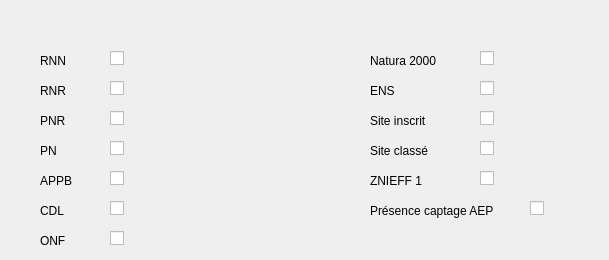
   <widget class="QWidget" name="tab_4">
    <attribute name="title">
     <string>Périmètres écologiques</string>
    </attribute>
    <widget class="QLabel" name="label_42">
     <property name="geometry">
      <rect>
       <x>40</x>
       <y>80</y>
       <width>61</width>
       <height>21</height>
      </rect>
     </property>
     <property name="font">
      <font>
       <weight>50</weight>
       <bold>false</bold>
      </font>
     </property>
     <property name="text">
      <string>RNR</string>
     </property>
    </widget>
    <widget class="QLabel" name="label_44">
     <property name="geometry">
      <rect>
       <x>40</x>
       <y>140</y>
       <width>61</width>
       <height>21</height>
      </rect>
     </property>
     <property name="font">
      <font>
       <weight>50</weight>
       <bold>false</bold>
      </font>
     </property>
     <property name="text">
      <string>PN</string>
     </property>
    </widget>
    <widget class="QLabel" name="label_45">
     <property name="geometry">
      <rect>
       <x>40</x>
       <y>50</y>
       <width>61</width>
       <height>21</height>
      </rect>
     </property>
     <property name="font">
      <font>
       <weight>50</weight>
       <bold>false</bold>
      </font>
     </property>
     <property name="text">
      <string>RNN</string>
     </property>
    </widget>
    <widget class="QLabel" name="label_46">
     <property name="geometry">
      <rect>
       <x>40</x>
       <y>110</y>
       <width>61</width>
       <height>21</height>
      </rect>
     </property>
     <property name="font">
      <font>
       <weight>50</weight>
       <bold>false</bold>
      </font>
     </property>
     <property name="text">
      <string>PNR</string>
     </property>
    </widget>
    <widget class="QLabel" name="label_47">
     <property name="geometry">
      <rect>
       <x>40</x>
       <y>200</y>
       <width>61</width>
       <height>21</height>
      </rect>
     </property>
     <property name="font">
      <font>
       <weight>50</weight>
       <bold>false</bold>
      </font>
     </property>
     <property name="text">
      <string>CDL</string>
     </property>
    </widget>
    <widget class="QLabel" name="label_48">
     <property name="geometry">
      <rect>
       <x>40</x>
       <y>170</y>
       <width>61</width>
       <height>21</height>
      </rect>
     </property>
     <property name="font">
      <font>
       <weight>50</weight>
       <bold>false</bold>
      </font>
     </property>
     <property name="text">
      <string>APPB</string>
     </property>
    </widget>
    <widget class="QLabel" name="label_49">
     <property name="geometry">
      <rect>
       <x>370</x>
       <y>50</y>
       <width>101</width>
       <height>21</height>
      </rect>
     </property>
     <property name="font">
      <font>
       <weight>50</weight>
       <bold>false</bold>
      </font>
     </property>
     <property name="text">
      <string>Natura 2000</string>
     </property>
    </widget>
    <widget class="QLabel" name="label_50">
     <property name="geometry">
      <rect>
       <x>370</x>
       <y>80</y>
       <width>101</width>
       <height>21</height>
      </rect>
     </property>
     <property name="font">
      <font>
       <weight>50</weight>
       <bold>false</bold>
      </font>
     </property>
     <property name="text">
      <string>ENS</string>
     </property>
    </widget>
    <widget class="QLabel" name="label_51">
     <property name="geometry">
      <rect>
       <x>370</x>
       <y>110</y>
       <width>101</width>
       <height>21</height>
      </rect>
     </property>
     <property name="font">
      <font>
       <weight>50</weight>
       <bold>false</bold>
      </font>
     </property>
     <property name="text">
      <string>Site inscrit</string>
     </property>
    </widget>
    <widget class="QLabel" name="label_52">
     <property name="geometry">
      <rect>
       <x>370</x>
       <y>140</y>
       <width>101</width>
       <height>21</height>
      </rect>
     </property>
     <property name="font">
      <font>
       <weight>50</weight>
       <bold>false</bold>
      </font>
     </property>
     <property name="text">
      <string>Site classé</string>
     </property>
    </widget>
    <widget class="QLabel" name="label_53">
     <property name="geometry">
      <rect>
       <x>370</x>
       <y>170</y>
       <width>101</width>
       <height>21</height>
      </rect>
     </property>
     <property name="font">
      <font>
       <weight>50</weight>
       <bold>false</bold>
      </font>
     </property>
     <property name="text">
      <string>ZNIEFF 1</string>
     </property>
    </widget>
    <widget class="QLabel" name="label_54">
     <property name="geometry">
      <rect>
       <x>370</x>
       <y>200</y>
       <width>151</width>
       <height>21</height>
      </rect>
     </property>
     <property name="font">
      <font>
       <weight>50</weight>
       <bold>false</bold>
      </font>
     </property>
     <property name="text">
      <string>Présence captage AEP</string>
     </property>
    </widget>
    <widget class="QCheckBox" name="rnn">
     <property name="geometry">
      <rect>
       <x>110</x>
       <y>50</y>
       <width>70</width>
       <height>17</height>
      </rect>
     </property>
     <property name="text">
      <string/>
     </property>
    </widget>
    <widget class="QCheckBox" name="rnr">
     <property name="geometry">
      <rect>
       <x>110</x>
       <y>80</y>
       <width>70</width>
       <height>17</height>
      </rect>
     </property>
     <property name="text">
      <string/>
     </property>
    </widget>
    <widget class="QCheckBox" name="pn">
     <property name="geometry">
      <rect>
       <x>110</x>
       <y>140</y>
       <width>70</width>
       <height>17</height>
      </rect>
     </property>
     <property name="text">
      <string/>
     </property>
    </widget>
    <widget class="QCheckBox" name="pnr">
     <property name="geometry">
      <rect>
       <x>110</x>
       <y>110</y>
       <width>70</width>
       <height>17</height>
      </rect>
     </property>
     <property name="text">
      <string/>
     </property>
    </widget>
    <widget class="QCheckBox" name="appb">
     <property name="geometry">
      <rect>
       <x>110</x>
       <y>170</y>
       <width>70</width>
       <height>17</height>
      </rect>
     </property>
     <property name="text">
      <string/>
     </property>
    </widget>
    <widget class="QCheckBox" name="cdl">
     <property name="geometry">
      <rect>
       <x>110</x>
       <y>200</y>
       <width>70</width>
       <height>17</height>
      </rect>
     </property>
     <property name="text">
      <string/>
     </property>
    </widget>
    <widget class="QCheckBox" name="ens">
     <property name="geometry">
      <rect>
       <x>480</x>
       <y>80</y>
       <width>70</width>
       <height>17</height>
      </rect>
     </property>
     <property name="text">
      <string/>
     </property>
    </widget>
    <widget class="QCheckBox" name="znieff">
     <property name="geometry">
      <rect>
       <x>480</x>
       <y>170</y>
       <width>70</width>
       <height>17</height>
      </rect>
     </property>
     <property name="text">
      <string/>
     </property>
    </widget>
    <widget class="QCheckBox" name="site_classe">
     <property name="geometry">
      <rect>
       <x>480</x>
       <y>140</y>
       <width>70</width>
       <height>17</height>
      </rect>
     </property>
     <property name="text">
      <string/>
     </property>
    </widget>
    <widget class="QCheckBox" name="site_inscrit">
     <property name="geometry">
      <rect>
       <x>480</x>
       <y>110</y>
       <width>70</width>
       <height>17</height>
      </rect>
     </property>
     <property name="text">
      <string/>
     </property>
    </widget>
    <widget class="QCheckBox" name="captage_aep">
     <property name="geometry">
      <rect>
       <x>530</x>
       <y>200</y>
       <width>70</width>
       <height>17</height>
      </rect>
     </property>
     <property name="text">
      <string/>
     </property>
    </widget>
    <widget class="QCheckBox" name="n2000">
     <property name="geometry">
      <rect>
       <x>480</x>
       <y>50</y>
       <width>70</width>
       <height>17</height>
      </rect>
     </property>
     <property name="text">
      <string/>
     </property>
    </widget>
    <widget class="QLabel" name="label_64">
     <property name="geometry">
      <rect>
       <x>40</x>
       <y>230</y>
       <width>61</width>
       <height>21</height>
      </rect>
     </property>
     <property name="font">
      <font>
       <weight>50</weight>
       <bold>false</bold>
      </font>
     </property>
     <property name="text">
      <string>ONF</string>
     </property>
    </widget>
    <widget class="QCheckBox" name="secteur_onf">
     <property name="geometry">
      <rect>
       <x>110</x>
       <y>230</y>
       <width>70</width>
       <height>17</height>
      </rect>
     </property>
     <property name="text">
      <string/>
     </property>
    </widget>
   </widget>
